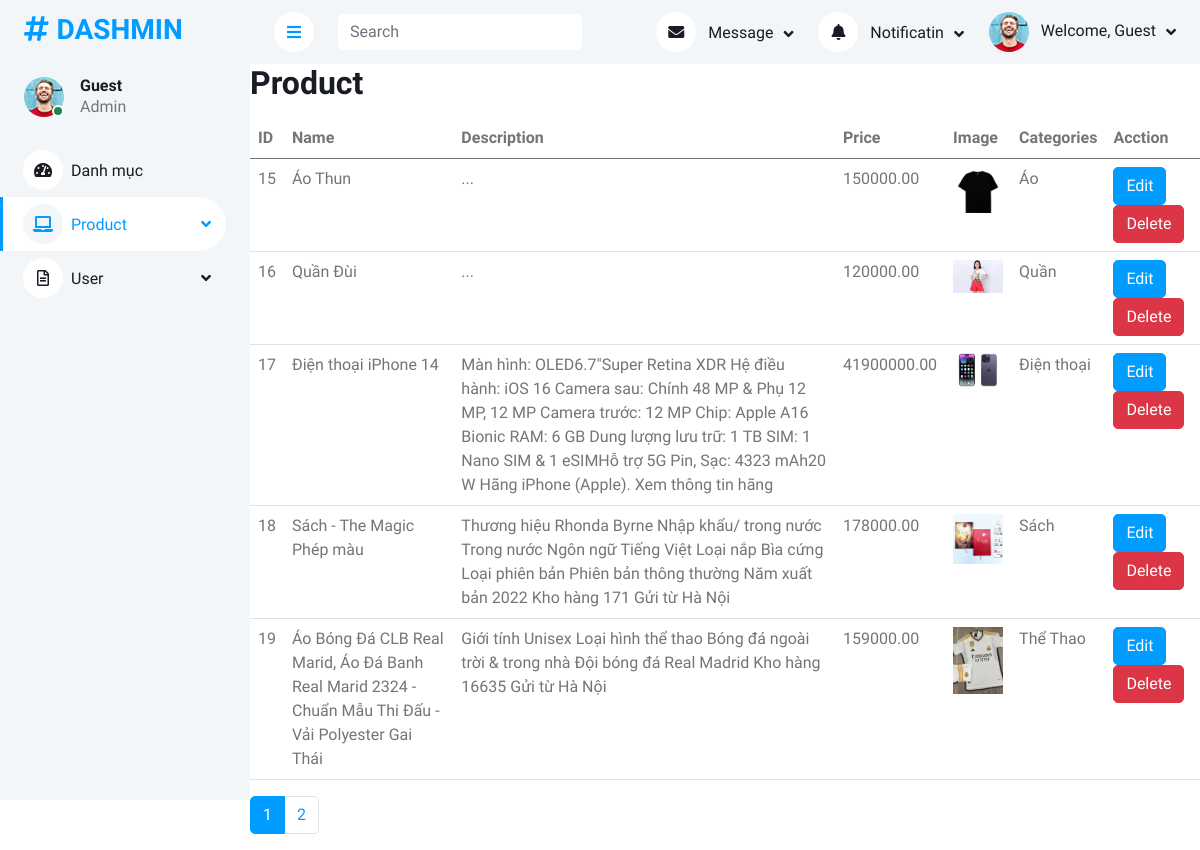
The app's page /dashmin-1.0.0/list_product.php with its own data.
### tables this page shows
CREATE TABLE `products` (
  `id` int(11) NOT NULL,
  `name` varchar(255) NOT NULL,
  `description` text DEFAULT NULL,
  `price` decimal(10,2) NOT NULL,
  `image` varchar(255) DEFAULT NULL,
  `category_id` int(11) DEFAULT NULL
);

CREATE TABLE `categories` (
  `id` int(11) NOT NULL,
  `name` varchar(255) NOT NULL
);

### dashmin-1.0.0/DBUtil.php (called while the page is built, shortened)
<?php
include "Database.php";
class DBUntil
{
    private $connection = null;
    function __construct()
    {
        $db = new Database(HOST, USERNAME, PASSWORD, DB_NAME);
        $this->connection = $db->getConnection();
    }
    public function select($sql, $params = [])
    {
        $stmt = $this->connection->prepare($sql);
        $stmt->execute($params);
        $stmt->setFetchMode(PDO::FETCH_ASSOC);
        return $stmt->fetchAll();
    }
}
?>

### dashmin-1.0.0/Database.php (called while the page is built, shortened)
<?php
class Database
{
    private $host;
    private $username;
    private $password;
    private $dbname;
    public function __construct($host, $username, $password, $dbname)
    {
        $this->host = $host;
        $this->password = $password;
        $this->username = $username;
        $this->dbname = $dbname;
    }
    public function getConnection()
    {
        try {
            $url = "mysql:host=" . $this->host . ";dbname=" . $this->dbname . ";username=" . $this->username . "";
            $this->connection = new PDO($url, $this->username, $this->password);
            $this->connection->setAttribute(PDO::ATTR_ERRMODE, PDO::ERRMODE_EXCEPTION);
            return $this->connection;
        } catch (\Exception $e) {
            echo "Error: " . $e->getMessage();
            return null;
        }
    }
}

### dashmin-1.0.0/list_product.php (the view, shortened to what this page needs)
<?php
include_once('./DBUtil.php');
$dbHelper = new DBUntil();
$records_per_page = 5;
$current_page = isset($_GET['page']) ? intval($_GET['page']) : 1;
$offset = ($current_page - 1) * $records_per_page;
$search_query = "";
if (isset($_GET['query'])) {
    $search_query = $_GET['query'];
    $query = "SELECT p.*, c.name as category_name
              FROM products p
              JOIN categories c ON p.category_id = c.id
              WHERE p.name LIKE '%$search_query%'
              LIMIT $offset, $records_per_page";
} else {
    $query = "SELECT p.*, c.name as category_name
              FROM products p
              JOIN categories c ON p.category_id = c.id
              LIMIT $offset, $records_per_page";
}
$products = $dbHelper->select($query);
$total_products_query = "SELECT COUNT(*) as total FROM products";
$total_products_result = $dbHelper->select($total_products_query);
$total_products = $total_products_result[0]['total'];
$total_pages = ceil($total_products / $records_per_page);
?>
<!DOCTYPE html>
<html lang="en">
<head>
    <link href="https://cdnjs.cloudflare.com/ajax/libs/font-awesome/5.10.0/css/all.min.css" rel="stylesheet">
    <link href="https://cdn.jsdelivr.net/npm/bootstrap-icons@1.4.1/font/bootstrap-icons.css" rel="stylesheet">
    <link href="lib/owlcarousel/assets/owl.carousel.min.css" rel="stylesheet">
    <link href="lib/tempusdominus/css/tempusdominus-bootstrap-4.min.css" rel="stylesheet" />
    <link href="css/bootstrap.min.css" rel="stylesheet">
    <link href="css/style.css" rel="stylesheet">
</head>
<body>
    <div class="container-xxl position-relative bg-white d-flex p-0">
        <div class="sidebar pe-4 pb-3">
            <nav class="navbar bg-light navbar-light">
                <a href="index.html" class="navbar-brand mx-4 mb-3">
                    <h3 class="text-primary"><i class="fa fa-hashtag me-2"></i>DASHMIN</h3>
                </a>
                <div class="d-flex align-items-center ms-4 mb-4">
                    <div class="position-relative">
                        <img class="rounded-circle" src="img/user.jpg" alt="" style="width: 40px; height: 40px;">
                        <div class="bg-success rounded-circle border border-2 border-white position-absolute end-0 bottom-0 p-1"></div>
                    </div>
                    <div class="ms-3">
                        <h6 class="mb-0"><?php echo isset($_SESSION['username']) ? $_SESSION['username'] : 'Guest'; ?></h6>
                        <span>Admin</span>
                    </div>
                </div>
                <div class="navbar-nav w-100">
                    <a href="index.php" class="nav-item nav-link "><i class="fa fa-tachometer-alt me-2"></i>Danh mục</a>
                    <div class="nav-item dropdown">
                        <a href="#" class="nav-link dropdown-toggle active" data-bs-toggle="dropdown"><i class="fa fa-laptop me-2"></i>Product</a>
                    </div>
                    <div class="nav-item dropdown">
                        <a href="#" class="nav-link dropdown-toggle" data-bs-toggle="dropdown"><i class="far fa-file-alt me-2"></i>User</a>
                    </div>
                </div>
            </nav>
        </div>
        <div class="content">
            <nav class="navbar navbar-expand bg-light navbar-light sticky-top px-4 py-0">
                <a href="#" class="sidebar-toggler flex-shrink-0">
                    <i class="fa fa-bars"></i>
                </a>
                <form class="d-none d-md-flex ms-4">
                    <input class="form-control border-0" type="search" placeholder="Search">
                </form>
                <div class="navbar-nav align-items-center ms-auto">
                    <div class="nav-item dropdown">
                        <a href="#" class="nav-link dropdown-toggle" data-bs-toggle="dropdown">
                            <i class="fa fa-envelope me-lg-2"></i>
                            <span class="d-none d-lg-inline-flex">Message</span>
                        </a>
                    </div>
                    <div class="nav-item dropdown">
                        <a href="#" class="nav-link dropdown-toggle" data-bs-toggle="dropdown">
                            <i class="fa fa-bell me-lg-2"></i>
                            <span class="d-none d-lg-inline-flex">Notificatin</span>
                        </a>
                    </div>
                    <div class="nav-item dropdown">
                        <a href="#" class="nav-link dropdown-toggle" data-bs-toggle="dropdown">
                            <img class="rounded-circle me-lg-2" src="img/user.jpg" alt="" style="width: 40px; height: 40px;">
                            <span class="d-none d-lg-inline-flex">Welcome, <?php echo isset($_SESSION['username']) ? $_SESSION['username'] : 'Guest'; ?></span>
                        </a>
                    </div>
                </div>
            </nav>
            <h2>Product</h2>
            <table class="table mt-3">
                <thead>
                    <tr>
                        <th>ID</th>
                        <th>Name</th>
                        <th>Description</th>
                        <th>Price</th>
                        <th>Image</th>
                        <th>Categories</th>
                        <th>Acction</th>
                    </tr>
                </thead>
                <tbody>
                    <?php foreach ($products as $product) : ?>
                        <tr>
                            <td><?php echo $product['id']; ?></td>
                            <td><?php echo $product['name']; ?></td>
                            <td><?php echo $product['description']; ?></td>
                            <td><?php echo $product['price']; ?></td>
                            <td><?php if ($product['image']) echo "<img src='{$product['image']}' width='50'>"; ?></td>
                            <td><?php echo $product['category_name']; ?></td>
                            <td>
                                <a class="btn btn-primary" href="edit.php?id=<?php echo $product['id']; ?>&type=product">Edit</a>
                                <a class="btn btn-danger" href="delete.php?id=<?php echo $product['id']; ?>&type=product">Delete</a>
                            </td>
                        </tr>
                    <?php endforeach; ?>
                </tbody>
            </table>
            <nav>
                <ul class="pagination">
                    <?php for ($i = 1; $i <= $total_pages; $i++) : ?>
                        <li class="page-item <?php if ($i === $current_page) echo 'active'; ?>">
                            <a class="page-link" href="list_product.php?page=<?php echo $i; ?>&query=<?php echo $search_query; ?>"><?php echo $i; ?></a>
                        </li>
                    <?php endfor; ?>
                </ul>
            </nav>
        </div>
</body>
</html>

### dashmin-1.0.0/css/style.css (style rules this page uses)
:root { --primary: #009CFF; --light: #F3F6F9; --dark: #191C24; }
.btn { transition: .5s; }
.btn.btn-primary { color: #FFFFFF; }
.sidebar { position: fixed; top: 0; left: 0; bottom: 0; width: 250px; height: 100vh; overflow-y: auto; background: var(--light); transition: 0.5s; z-index: 999; }
.content { margin-left: 250px; min-height: 100vh; background: #FFFFFF; transition: 0.5s; }
@media (min-width: 992px) { .sidebar { margin-left: 0; } }
@media (min-width: 992px) { .content { width: calc(100% - 250px); } }
.sidebar .navbar .navbar-nav .nav-link { padding: 7px 20px; color: var(--dark); font-weight: 500; border-left: 3px solid var(--light); border-radius: 0 30px 30px 0; outline: none; }
.sidebar .navbar .navbar-nav .nav-link:hover, .sidebar .navbar .navbar-nav .nav-link.active { color: var(--primary); background: #FFFFFF; border-color: var(--primary); }
.sidebar .navbar .navbar-nav .nav-link i { width: 40px; height: 40px; display: inline-flex; align-items: center; justify-content: center; background: #FFFFFF; border-radius: 40px; }
.sidebar .navbar .navbar-nav .nav-link:hover i, .sidebar .navbar .navbar-nav .nav-link.active i { background: var(--light); }
.sidebar .navbar .dropdown-toggle::after { position: absolute; top: 15px; right: 15px; border: none; content: "\f107"; font-family: "Font Awesome 5 Free"; font-weight: 900; transition: .5s; }
.content .navbar .navbar-nav .nav-link { margin-left: 25px; padding: 12px 0; color: var(--dark); outline: none; }
.content .navbar .sidebar-toggler, .content .navbar .navbar-nav .nav-link i { width: 40px; height: 40px; display: inline-flex; align-items: center; justify-content: center; background: #FFFFFF; border-radius: 40px; }
.content .navbar .dropdown-toggle::after { margin-left: 6px; vertical-align: middle; border: none; content: "\f107"; font-family: "Font Awesome 5 Free"; font-weight: 900; transition: .5s; }

### records on screen
products: id "15", name "Áo Thun", description "...", price "150000.00", image (picture), category.name "Áo"
products: id "16", name "Quần Đùi", description "...", price "120000.00", image (picture), category.name "Quần"
products: id "17", name "Điện thoại iPhone 14", description "Màn hình: OLED6.7\"Super Retina XDR Hệ điều hành: iOS 16 Camera sau: Chính 48 MP & Phụ 12 MP, 12 MP Camera trước: 12 MP Chip: Apple A16 Bionic RAM: 6 GB Dung lượng lưu trữ: 1 TB SIM: 1 Nano SIM & 1 eSIMHỗ trợ 5G Pin, Sạc: 4323 mAh20 W Hãng iPhone (Apple). Xem thông tin hãng", price "41900000.00", image (picture), category.name "Điện thoại"
products: id "18", name "Sách - The Magic Phép màu", description "Thương hiệu Rhonda Byrne Nhập khẩu/ trong nước Trong nước Ngôn ngữ Tiếng Việt Loại nắp Bìa cứng Loại phiên bản Phiên bản thông thường Năm xuất bản 2022 Kho hàng 171 Gửi từ Hà Nội", price "178000.00", image (picture), category.name "Sách"
products: id "19", name "Áo Bóng Đá CLB Real Marid, Áo Đá Banh Real Marid 2324 - Chuẩn Mẫu Thi Đấu - Vải Polyester Gai Thái", description "Giới tính Unisex Loại hình thể thao Bóng đá ngoài trời & trong nhà Đội bóng đá Real Madrid Kho hàng 16635 Gửi từ Hà Nội", price "159000.00", image (picture), category.name "Thể Thao"
